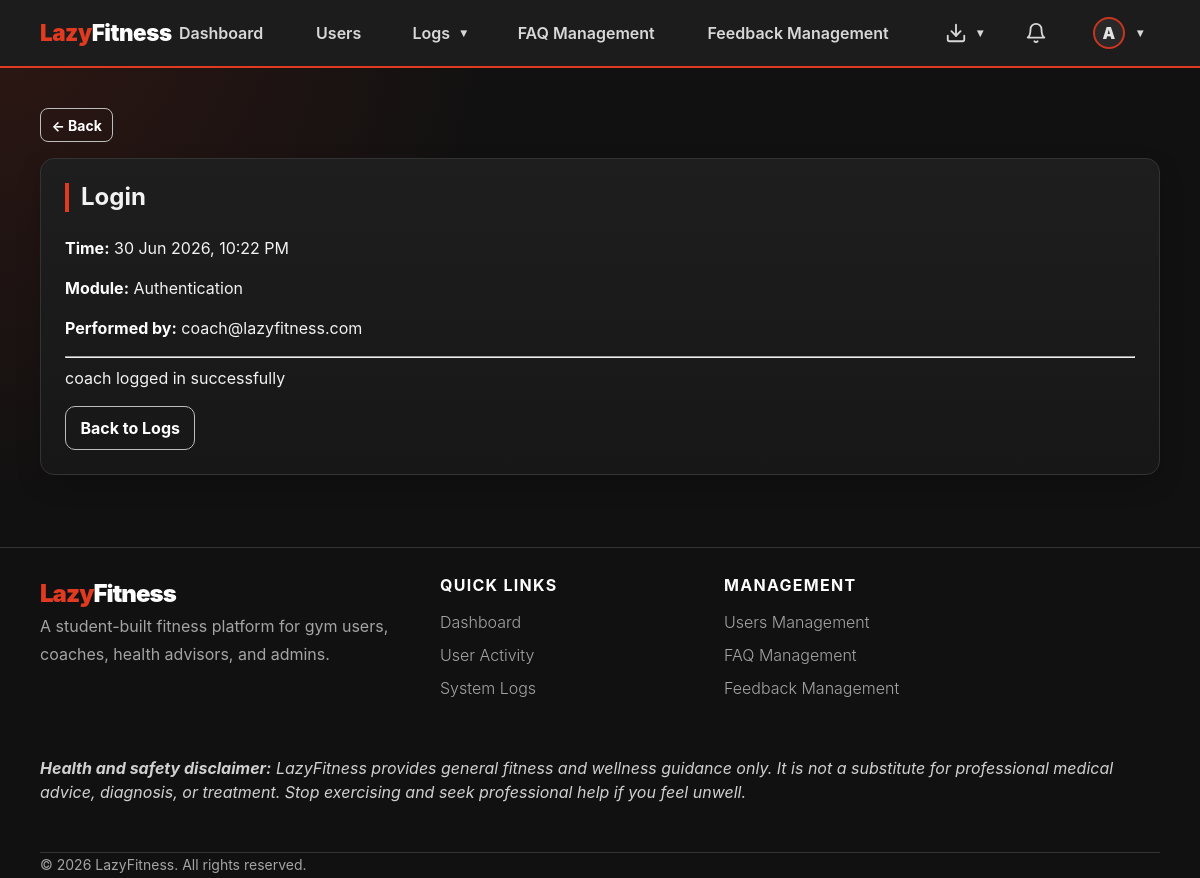
/admin-panel/logs/89/ (signed in), run on the app's committed database.
### apps/accounts/models.py (models this page shows, shortened)
class User(AbstractBaseUser, PermissionsMixin):
    ROLE_CHOICES = [
        ('gym_user',       'Gym User'),
        ('fitness_coach',  'Fitness Coach'),
        ('health_advisor', 'Health Advisor'),
        ('admin',          'Admin'),
    ]
    username_validator = RegexValidator(
        regex=r'^[\w.@+-]+$',
        message='Username may contain letters, numbers, and @/./+/-/_ characters only.',
    )
    username    = models.CharField(max_length=150, unique=True, validators=[username_validator])
    email       = models.EmailField(unique=True)
    profile_picture = models.ImageField(
        upload_to='profile_pictures/',
        blank=True,
        null=True,
        help_text='Optional profile picture used across LazyFitness.',
    )
    role        = models.CharField(max_length=20, choices=ROLE_CHOICES)
    is_active   = models.BooleanField(default=True)   # userStatus
    is_staff    = models.BooleanField(default=False)
    date_joined = models.DateTimeField(auto_now_add=True)
    USERNAME_FIELD  = 'username'
    REQUIRED_FIELDS = ['email', 'role']
    objects = UserManager()
    @property
    def display_name(self):
        profile_fields = [
            ('gymuser', 'user_name'),
            ('coach', 'coach_name'),
            ('healthadvisor', 'advisor_name'),
            ('adminprofile', 'admin_name'),
        ]
        for relation, field in profile_fields:
            try:
                profile = getattr(self, relation)
            except Exception:
                profile = None
            value = getattr(profile, field, '') if profile else ''
            if value:
                return value
        return self.username or self.email
    @property
    def avatar_initial(self):
        name = self.display_name or self.username or self.email or '?'
        return name.strip()[:1].upper()
    @property
    def is_gym_user(self):
        return self.role == 'gym_user'
    @property
    def is_coach(self):
        return self.role == 'fitness_coach'
    @property
    def is_health_advisor(self):
        return self.role == 'health_advisor'
    @property
    def is_admin_user(self):
        return self.role == 'admin'

### apps/admin_panel/models.py (models this page shows, shortened)
class AdminProfile(models.Model):
    user = models.OneToOneField(User, on_delete=models.CASCADE, primary_key=True)
    admin_name = models.CharField(max_length=255)

class SystemLog(models.Model):
    EVENT_CHOICES = [
        ('user_created', 'User Created'),
        ('user_deleted', 'User Deleted'),
        ('status_changed', 'Status Changed'),
        ('assignment_updated', 'Assignment Updated'),
        ('password_reset', 'Password Reset'),
        ('login', 'Login'),
        ('faq_updated', 'FAQ Updated'),
        ('feedback_updated', 'Feedback Updated'),
        ('export', 'CSV Export'),
    ]
    event = models.CharField(max_length=30, choices=EVENT_CHOICES)
    description = models.TextField()
    performed_by = models.ForeignKey(User, on_delete=models.SET_NULL, null=True, related_name='system_logs')
    timestamp = models.DateTimeField(auto_now_add=True)
    module = models.CharField(max_length=100, blank=True)
    class Meta:
        ordering = ['-timestamp']

### apps/admin_panel/views.py (the view)
# urls.py: path('logs/<int:log_id>/', views.system_log_detail, name='system_log_detail'),
@admin_required
def system_log_detail(request, log_id):
    log = get_object_or_404(SystemLog.objects.select_related('performed_by'), pk=log_id)
    return render(request, 'admin_panel/system_log_detail.html', {'log': log})

### apps/gym_user/messaging.py (called while the page is built)
def unread_count_for_user(user, conversations=None):
    qs = Message.objects.exclude(sender=user).exclude(read_by=user)
    if conversations is not None:
        qs = qs.filter(conversation__in=conversations)
    else:
        qs = qs.filter(conversation__participants=user)
    return qs.distinct().count()

### lazyfitness/view_helpers.py (called while the page is built)
def role_fallback_url(user):
    if getattr(user, 'is_authenticated', False):
        if getattr(user, 'role', '') == 'gym_user':
            return reverse('gym_user:dashboard')
        if getattr(user, 'role', '') == 'fitness_coach':
            return reverse('coach:dashboard')
        if getattr(user, 'role', '') == 'health_advisor':
            return reverse('health_advisor:dashboard')
        if getattr(user, 'role', '') == 'admin':
            return reverse('admin_panel:dashboard')
    return reverse('landing')

### templates/admin_panel/system_log_detail.html (shortened to what this page needs)
{% extends "shared/base.html" %}
{% block content %}
<div class="card p-4">
    <h2 class="section-title">{{ log.get_event_display }}</h2>
    <p><strong>Time:</strong> {{ log.timestamp|date:"d M Y, h:i A" }}</p>
    <p><strong>Module:</strong> {{ log.module|default:"—" }}</p>
    <p><strong>Performed by:</strong> {% if log.performed_by %}{{ log.performed_by.email }}{% else %}System{% endif %}</p>
    <hr>
    <p>{{ log.description }}</p>
    <a class="btn btn-outline-light" href="{% url 'admin_panel:system_log_list' %}">Back to Logs</a>
</div>
{% endblock %}

### templates/shared/base.html (shortened to what this page needs)
{% load static %}
<!DOCTYPE html>
<html lang="en">
<head>
  <link href="{% static 'css/lazyfitness.css' %}" rel="stylesheet">
</head>
<body>
<nav class="navbar navbar-expand-lg navbar-dark sticky-top" aria-label="Primary navigation">
  <div class="container nav-container">
    {% if user.is_authenticated %}
      {% if user.is_gym_user %}
        <a class="navbar-brand" href="{% url 'gym_user:dashboard' %}">Lazy<span class="text-white">Fitness</span></a>
      {% elif user.is_coach %}
        <a class="navbar-brand" href="{% url 'coach:dashboard' %}">Lazy<span class="text-white">Fitness</span></a>
      {% elif user.is_health_advisor %}
        <a class="navbar-brand" href="{% url 'health_advisor:dashboard' %}">Lazy<span class="text-white">Fitness</span></a>
      {% elif user.is_admin_user %}
        <a class="navbar-brand" href="{% url 'admin_panel:dashboard' %}">Lazy<span class="text-white">Fitness</span></a>
      {% else %}
        <a class="navbar-brand" href="{% url 'landing' %}">Lazy<span class="text-white">Fitness</span></a>
      {% endif %}
    {% else %}
      <a class="navbar-brand" href="{% url 'landing' %}">Lazy<span class="text-white">Fitness</span></a>
    {% endif %}
    <div class="navbar-collapse collapse" id="nav">
      {% if user.is_authenticated %}
        <ul class="navbar-nav main-nav mx-auto align-items-lg-center justify-content-lg-center flex-grow-1 gap-lg-4 px-lg-3 flex-nowrap">
          {% if user.is_gym_user %}
            <li class="nav-item"><a class="nav-link" href="{% url 'gym_user:dashboard' %}">Dashboard</a></li>
            <li class="nav-item dropdown profile-hover-dropdown">
              <a class="nav-link dropdown-toggle" href="#" data-lf-toggle="dropdown" data-submenu-title="My Fitness" role="button" aria-expanded="false">My Fitness</a>
              <ul class="dropdown-menu dropdown-menu-dark profile-centered-menu">
                <li><a class="dropdown-item" href="{% url 'gym_user:goal_list' %}">Goals</a></li>
                <li><a class="dropdown-item" href="{% url 'gym_user:workout_select' %}">Workouts</a></li>
                <li><a class="dropdown-item" href="{% url 'gym_user:schedule' %}">Schedule</a></li>
                <li><a class="dropdown-item" href="{% url 'gym_user:progress' %}">Progress</a></li>
              </ul>
            </li>
            <li class="nav-item"><a class="nav-link" href="{% url 'gym_user:recommendation_list' %}">Health Recommendations</a></li>
            <li class="nav-item"><a class="nav-link" href="{% url 'accounts:submit_feedback' %}">Feedback</a></li>
            <li class="nav-item"><a class="nav-link" href="{% url 'faq_public' %}">FAQ</a></li>
          {% elif user.is_admin_user %}
            <li class="nav-item"><a class="nav-link" href="{% url 'admin_panel:dashboard' %}">Dashboard</a></li>
            <li class="nav-item"><a class="nav-link" href="{% url 'admin_panel:user_list' %}">Users</a></li>
            <li class="nav-item dropdown profile-hover-dropdown">
              <a class="nav-link dropdown-toggle" href="#" data-lf-toggle="dropdown" data-submenu-title="Logs" role="button" aria-expanded="false">Logs</a>
            </li>
            <li class="nav-item"><a class="nav-link" href="{% url 'admin_panel:faq_list' %}">FAQ Management</a></li>
            <li class="nav-item"><a class="nav-link" href="{% url 'admin_panel:feedback_list' %}">Feedback Management</a></li>
          {% endif %}
        </ul>
        <ul class="navbar-nav nav-actions ms-lg-auto align-items-center gap-2 gap-lg-3 flex-row flex-nowrap justify-content-end">
          {% if user.is_admin_user %}
            <li class="nav-item dropdown profile-hover-dropdown ms-2">
              <a class="nav-link nav-icon-link dropdown-toggle" href="#" data-lf-toggle="dropdown" data-submenu-title="Exports" role="button" aria-expanded="false" aria-label="Exports">
                <div class="icon-wrapper">
                  <svg width="22" height="22" viewBox="0 0 24 24" fill="none" stroke="currentColor" stroke-width="2" stroke-linecap="round" stroke-linejoin="round">
                    <path d="M21 15v4a2 2 0 0 1-2 2H5a2 2 0 0 1-2-2v-4"></path>
                    <polyline points="7 10 12 15 17 10"></polyline>
                    <line x1="12" y1="15" x2="12" y2="3"></line>
                  </svg>
                </div>
              </a>
            </li>
          {% endif %}
          <li class="nav-item">
            <a class="nav-link nav-icon-link" href="{% url 'accounts:notifications' %}" title="Notifications">
              <div class="icon-wrapper">
                <svg width="22" height="22" viewBox="0 0 24 24" fill="none" stroke="currentColor" stroke-width="2" stroke-linecap="round" stroke-linejoin="round"><path d="M18 8A6 6 0 0 0 6 8c0 7-3 9-3 9h18s-3-2-3-9"></path><path d="M13.73 21a2 2 0 0 1-3.46 0"></path></svg>
              </div>
            </a>
          </li>
          <li class="nav-item dropdown profile-hover-dropdown ms-1 flex-shrink-0">
            <a class="nav-link d-flex align-items-center gap-2 dropdown-toggle" href="#" role="button" data-lf-toggle="dropdown" data-submenu-title="Account" aria-expanded="false" aria-label="Account">
              {% if user.profile_picture %}
                <img src="{{ user.profile_picture.url }}" alt="{{ user.username }} profile picture" class="rounded-circle avatar-sm">
              {% else %}
                <span class="avatar-initial-sm">{{ user.avatar_initial }}</span>
              {% endif %}
            </a>
          </li>
        </ul>
      {% endif %}
    </div>
  </div>
</nav>
<main class="container mt-4 pb-5">
  {% if user.is_authenticated %}
    <div class="mb-3">
      <button class="btn btn-outline-light btn-sm" type="button" data-lf-back data-fallback="{{ nav_back_fallback|default:'/' }}">← Back</button>
    </div>
  {% endif %}
  {% block content %}{% endblock %}
</main>
<footer class="site-footer py-5 mt-4">
  <div class="container">
    <div class="row gy-4">
      <div class="col-lg-6 col-md-12 footer-brand">
        <div class="footer-logo">Lazy<span>Fitness</span></div>
        <p class="footer-copy text-muted pe-lg-5">A student-built fitness platform for gym users, coaches, health advisors, and admins.</p>
      </div>
      {% if user.is_authenticated %}
        <div class="col-lg-3 col-md-6">
          <h5 class="footer-heading">Quick Links</h5>
          <ul class="footer-links">
            {% if user.is_gym_user %}
              <li class="footer-link"><a href="{% url 'gym_user:dashboard' %}">Dashboard</a></li>
              <li class="footer-link"><a href="{% url 'gym_user:workout_select' %}">Workouts</a></li>
              <li class="footer-link"><a href="{% url 'gym_user:schedule' %}">Schedule</a></li>
              <li class="footer-link"><a href="{% url 'gym_user:progress' %}">Progress</a></li>
              <li class="footer-link"><a href="{% url 'gym_user:recommendation_list' %}">Health Recommendations</a></li>
            {% elif user.is_admin_user %}
              <li class="footer-link"><a href="{% url 'admin_panel:dashboard' %}">Dashboard</a></li>
              <li class="footer-link"><a href="{% url 'admin_panel:login_activity_list' %}">User Activity</a></li>
              <li class="footer-link"><a href="{% url 'admin_panel:system_log_list' %}">System Logs</a></li>
            {% endif %}
          </ul>
        </div>
        <div class="col-lg-3 col-md-6">
          {% if user.is_admin_user %}
            <h5 class="footer-heading">Management</h5>
            <ul class="footer-links">
              <li class="footer-link"><a href="{% url 'admin_panel:user_list' %}">Users Management</a></li>
              <li class="footer-link"><a href="{% url 'admin_panel:faq_list' %}">FAQ Management</a></li>
              <li class="footer-link"><a href="{% url 'admin_panel:feedback_list' %}">Feedback Management</a></li>
            </ul>
          {% else %}
            <h5 class="footer-heading">Support</h5>
            <ul class="footer-links">
              <li class="footer-link"><a href="{% url 'accounts:submit_feedback' %}">Feedback</a></li>
              <li class="footer-link"><a href="{% url 'faq_public' %}">FAQ</a></li>
            </ul>
          {% endif %}
        </div>
      {% endif %}
    </div>
    <div class="lf-footer-disclaimer py-4 mt-4"><i>
        <strong>Health and safety disclaimer:</strong>
        LazyFitness provides general fitness and wellness guidance only. It is not a substitute for professional medical advice, diagnosis, or treatment. Stop exercising and seek professional help if you feel unwell.
    </i></div>
    <div class="footer-bottom mt-4 pt-4 border-top">
      <p class="footer-copy small mb-0">© {% now "Y" %} LazyFitness. All rights reserved.</p>
    </div>
  </div>
</footer>
</body>
</html>

### data on the page
User: avatar_initial "A"
SystemLog: event "Login", timestamp "30 Jun 2026, 10:22 PM", module "Authentication", performed_by.email "coach@lazyfitness.com", description "coach logged in successfully"
